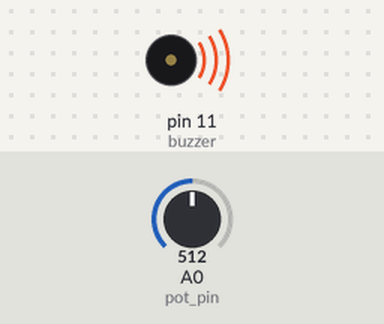
A sketch run on a simulated Arduino Uno, built with avr-gcc and run on an emulated ATmega328P. Parts: buzzer (waves = sounding). The inputs (shaded band) are chosen by the test bench; at power-on: A0 (pot_pin) = 512. What the sketch prints to the serial monitor is not drawn.

Above: at 0.1 s.
Timing chart, 0 to 1.6 s (numbered marks = the images above):
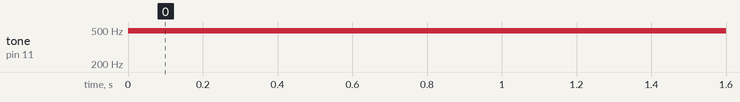

Measured:
- by itself, tone on pin 11 (buzzer): silent → 490 Hz at 0.00 s

The sketch:

13.AnalogCikis_PWM.ino
```cpp
//  Input = 1028 Cozunurluk
// Output = 255  Cozunurluk
//Senkronize edilmelidir. mapping islemi

const int pot_pin = A0;
const int buzzer = 11;

int durum = 0;
int cikti = 0;

void setup() {
  pinMode(buzzer, OUTPUT);
  Serial.begin(9600);

}

void loop() {

durum = analogRead(pot_pin);
Serial.println(durum);
cikti = map(durum, 0 , 1023, 0 , 255);
// map(1 , 2 , 3 , 4 , 5);
// 1 => sonucun atanacagi degisken
// 2 => eski formatin en kucuk degeri
// 3 => eski formatin en buyuk degeri
// 4 => yeni formatin en kucuk degeri
// 5 => yeni formatin en buyuk degeri

analogWrite(buzzer, cikti);

}
```
